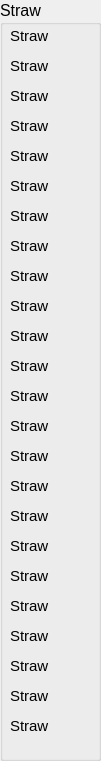
  <widget class="QGroupBox" name="groupBox_2">
   <property name="geometry">
    <rect>
     <x>120</x>
     <y>120</y>
     <width>101</width>
     <height>761</height>
    </rect>
   </property>
   <property name="font">
    <font>
     <pointsize>12</pointsize>
     <weight>50</weight>
     <bold>false</bold>
    </font>
   </property>
   <property name="title">
    <string>Straw</string>
   </property>
   <widget class="QLabel" name="straw_1">
    <property name="geometry">
     <rect>
      <x>10</x>
      <y>20</y>
      <width>81</width>
      <height>31</height>
     </rect>
    </property>
    <property name="font">
     <font>
      <pointsize>11</pointsize>
     </font>
    </property>
    <property name="text">
     <string>Straw</string>
    </property>
   </widget>
   <widget class="QLabel" name="straw_2">
    <property name="geometry">
     <rect>
      <x>10</x>
      <y>50</y>
      <width>81</width>
      <height>31</height>
     </rect>
    </property>
    <property name="font">
     <font>
      <pointsize>11</pointsize>
     </font>
    </property>
    <property name="text">
     <string>Straw</string>
    </property>
   </widget>
   <widget class="QLabel" name="straw_3">
    <property name="geometry">
     <rect>
      <x>10</x>
      <y>80</y>
      <width>81</width>
      <height>31</height>
     </rect>
    </property>
    <property name="font">
     <font>
      <pointsize>11</pointsize>
     </font>
    </property>
    <property name="text">
     <string>Straw</string>
    </property>
   </widget>
   <widget class="QLabel" name="straw_4">
    <property name="geometry">
     <rect>
      <x>10</x>
      <y>110</y>
      <width>81</width>
      <height>31</height>
     </rect>
    </property>
    <property name="font">
     <font>
      <pointsize>11</pointsize>
     </font>
    </property>
    <property name="text">
     <string>Straw</string>
    </property>
   </widget>
   <widget class="QLabel" name="straw_5">
    <property name="geometry">
     <rect>
      <x>10</x>
      <y>140</y>
      <width>81</width>
      <height>31</height>
     </rect>
    </property>
    <property name="font">
     <font>
      <pointsize>11</pointsize>
     </font>
    </property>
    <property name="text">
     <string>Straw</string>
    </property>
   </widget>
   <widget class="QLabel" name="straw_6">
    <property name="geometry">
     <rect>
      <x>10</x>
      <y>170</y>
      <width>81</width>
      <height>31</height>
     </rect>
    </property>
    <property name="font">
     <font>
      <pointsize>11</pointsize>
     </font>
    </property>
    <property name="text">
     <string>Straw</string>
    </property>
   </widget>
   <widget class="QLabel" name="straw_7">
    <property name="geometry">
     <rect>
      <x>10</x>
      <y>200</y>
      <width>81</width>
      <height>31</height>
     </rect>
    </property>
    <property name="font">
     <font>
      <pointsize>11</pointsize>
     </font>
    </property>
    <property name="text">
     <string>Straw</string>
    </property>
   </widget>
   <widget class="QLabel" name="straw_8">
    <property name="geometry">
     <rect>
      <x>10</x>
      <y>230</y>
      <width>81</width>
      <height>31</height>
     </rect>
    </property>
    <property name="font">
     <font>
      <pointsize>11</pointsize>
     </font>
    </property>
    <property name="text">
     <string>Straw</string>
    </property>
   </widget>
   <widget class="QLabel" name="straw_9">
    <property name="geometry">
     <rect>
      <x>10</x>
      <y>260</y>
      <width>81</width>
      <height>31</height>
     </rect>
    </property>
    <property name="font">
     <font>
      <pointsize>11</pointsize>
     </font>
    </property>
    <property name="text">
     <string>Straw</string>
    </property>
   </widget>
   <widget class="QLabel" name="straw_10">
    <property name="geometry">
     <rect>
      <x>10</x>
      <y>290</y>
      <width>81</width>
      <height>31</height>
     </rect>
    </property>
    <property name="font">
     <font>
      <pointsize>11</pointsize>
     </font>
    </property>
    <property name="text">
     <string>Straw</string>
    </property>
   </widget>
   <widget class="QLabel" name="straw_11">
    <property name="geometry">
     <rect>
      <x>10</x>
      <y>320</y>
      <width>81</width>
      <height>31</height>
     </rect>
    </property>
    <property name="font">
     <font>
      <pointsize>11</pointsize>
     </font>
    </property>
    <property name="text">
     <string>Straw</string>
    </property>
   </widget>
   <widget class="QLabel" name="straw_12">
    <property name="geometry">
     <rect>
      <x>10</x>
      <y>350</y>
      <width>81</width>
      <height>31</height>
     </rect>
    </property>
    <property name="font">
     <font>
      <pointsize>11</pointsize>
     </font>
    </property>
    <property name="text">
     <string>Straw</string>
    </property>
   </widget>
   <widget class="QLabel" name="straw_13">
    <property name="geometry">
     <rect>
      <x>10</x>
      <y>380</y>
      <width>81</width>
      <height>31</height>
     </rect>
    </property>
    <property name="font">
     <font>
      <pointsize>11</pointsize>
     </font>
    </property>
    <property name="text">
     <string>Straw</string>
    </property>
   </widget>
   <widget class="QLabel" name="straw_14">
    <property name="geometry">
     <rect>
      <x>10</x>
      <y>410</y>
      <width>81</width>
      <height>31</height>
     </rect>
    </property>
    <property name="font">
     <font>
      <pointsize>11</pointsize>
     </font>
    </property>
    <property name="text">
     <string>Straw</string>
    </property>
   </widget>
   <widget class="QLabel" name="straw_15">
    <property name="geometry">
     <rect>
      <x>10</x>
      <y>440</y>
      <width>81</width>
      <height>31</height>
     </rect>
    </property>
    <property name="font">
     <font>
      <pointsize>11</pointsize>
     </font>
    </property>
    <property name="text">
     <string>Straw</string>
    </property>
   </widget>
   <widget class="QLabel" name="straw_16">
    <property name="geometry">
     <rect>
      <x>10</x>
      <y>470</y>
      <width>81</width>
      <height>31</height>
     </rect>
    </property>
    <property name="font">
     <font>
      <pointsize>11</pointsize>
     </font>
    </property>
    <property name="text">
     <string>Straw</string>
    </property>
   </widget>
   <widget class="QLabel" name="straw_17">
    <property name="geometry">
     <rect>
      <x>10</x>
      <y>500</y>
      <width>81</width>
      <height>31</height>
     </rect>
    </property>
    <property name="font">
     <font>
      <pointsize>11</pointsize>
     </font>
    </property>
    <property name="text">
     <string>Straw</string>
    </property>
   </widget>
   <widget class="QLabel" name="straw_18">
    <property name="geometry">
     <rect>
      <x>10</x>
      <y>530</y>
      <width>81</width>
      <height>31</height>
     </rect>
    </property>
    <property name="font">
     <font>
      <pointsize>11</pointsize>
     </font>
    </property>
    <property name="text">
     <string>Straw</string>
    </property>
   </widget>
   <widget class="QLabel" name="straw_19">
    <property name="geometry">
     <rect>
      <x>10</x>
      <y>560</y>
      <width>81</width>
      <height>31</height>
     </rect>
    </property>
    <property name="font">
     <font>
      <pointsize>11</pointsize>
     </font>
    </property>
    <property name="text">
     <string>Straw</string>
    </property>
   </widget>
   <widget class="QLabel" name="straw_20">
    <property name="geometry">
     <rect>
      <x>10</x>
      <y>590</y>
      <width>81</width>
      <height>31</height>
     </rect>
    </property>
    <property name="font">
     <font>
      <pointsize>11</pointsize>
     </font>
    </property>
    <property name="text">
     <string>Straw</string>
    </property>
   </widget>
   <widget class="QLabel" name="straw_21">
    <property name="geometry">
     <rect>
      <x>10</x>
      <y>620</y>
      <width>81</width>
      <height>31</height>
     </rect>
    </property>
    <property name="font">
     <font>
      <pointsize>11</pointsize>
     </font>
    </property>
    <property name="text">
     <string>Straw</string>
    </property>
   </widget>
   <widget class="QLabel" name="straw_22">
    <property name="geometry">
     <rect>
      <x>10</x>
      <y>650</y>
      <width>81</width>
      <height>31</height>
     </rect>
    </property>
    <property name="font">
     <font>
      <pointsize>11</pointsize>
     </font>
    </property>
    <property name="text">
     <string>Straw</string>
    </property>
   </widget>
   <widget class="QLabel" name="straw_23">
    <property name="geometry">
     <rect>
      <x>10</x>
      <y>680</y>
      <width>81</width>
      <height>31</height>
     </rect>
    </property>
    <property name="font">
     <font>
      <pointsize>11</pointsize>
     </font>
    </property>
    <property name="text">
     <string>Straw</string>
    </property>
   </widget>
   <widget class="QLabel" name="straw_24">
    <property name="geometry">
     <rect>
      <x>10</x>
      <y>710</y>
      <width>81</width>
      <height>31</height>
     </rect>
    </property>
    <property name="font">
     <font>
      <pointsize>11</pointsize>
     </font>
    </property>
    <property name="text">
     <string>Straw</string>
    </property>
   </widget>
  </widget>
